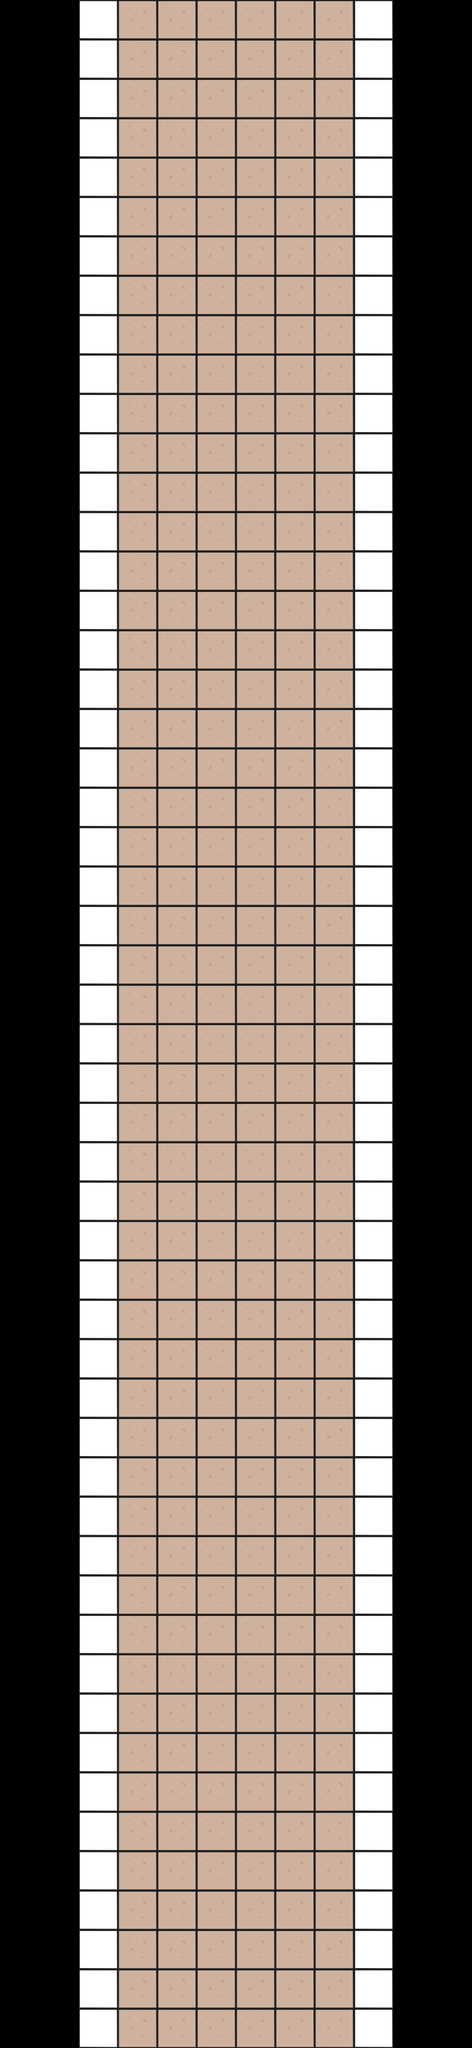

Below is a game level as drawn by its tile map, then a one-line description and the .tmx that defines it (tile-layer data replaced by summaries):
An orthogonal 12x52 tile map with 64x64 px tiles, 2 tile layers (floor, wall) and 87 objects (80x enemy, 4x trigger_cloner, point_start, ball, counter).

<map version="1.10" tiledversion="1.11.2" orientation="orthogonal" renderorder="right-down" width="12" height="52" tilewidth="64" tileheight="64" infinite="0" nextlayerid="10" nextobjectid="88">
 <editorsettings>
  <export target="../../../maps/ag.lua" format="lua" />
 </editorsettings>
 <tileset firstgid="1" source="saa_tt_sheet.tsx" />
 <group id="2" name="Group Layer 1" locked="1">
  <layer id="1" name="floor" width="12" height="52" locked="1">
   <data>[624 cells, 312 non-empty, 1 distinct tile ids]</data>
  </layer>
  <layer id="3" name="wall" width="12" height="52" locked="1">
   <data>[624 cells, 104 non-empty, 1 distinct tile ids]</data>
  </layer>
 </group>
 <group id="4" name="Group Layer 2">
  <objectgroup color="#55ff00" id="5" name="Object Layer 1" locked="1">
   <object id="1" name="Start" type="point_start" x="384" y="3008">
    <point />
   </object>
  </objectgroup>
  <objectgroup id="6" name="Object Layer 2" locked="1">
   <object id="2" type="ball" x="529.366" y="2993.25">
    <point />
   </object>
  </objectgroup>
  <objectgroup color="#ffffff" id="7" name="Object Layer 3" locked="1">
   <object id="3" name="x8" type="trigger_cloner" x="276" y="2636" width="140" height="36">
    <properties>
     <property name="multiply" type="int" value="8" />
    </properties>
   </object>
   <object id="4" name="x6" type="trigger_cloner" x="405.333" y="2188" width="140" height="36">
    <properties>
     <property name="multiply" type="int" value="6" />
    </properties>
   </object>
   <object id="6" name="x4" type="trigger_cloner" x="214.667" y="1738.67" width="140" height="36">
    <properties>
     <property name="multiply" type="int" value="4" />
    </properties>
   </object>
   <object id="7" name="x4" type="trigger_cloner" x="406.667" y="1290.67" width="140" height="36">
    <properties>
     <property name="multiply" type="int" value="4" />
    </properties>
   </object>
  </objectgroup>
  <objectgroup color="#ff0000" id="8" name="Object Layer 4" locked="1">
   <object id="8" type="enemy" x="297.333" y="2424">
    <point />
   </object>
   <object id="21" type="enemy" x="365.333" y="1952">
    <point />
   </object>
   <object id="16" type="enemy" x="292" y="2356">
    <point />
   </object>
   <object id="27" type="enemy" x="384" y="1928">
    <point />
   </object>
   <object id="9" type="enemy" x="322.667" y="2413.33">
    <point />
   </object>
   <object id="24" type="enemy" x="345.333" y="1930.67">
    <point />
   </object>
   <object id="18" type="enemy" x="317.333" y="2345.33">
    <point />
   </object>
   <object id="29" type="enemy" x="418.667" y="1986.67">
    <point />
   </object>
   <object id="30" type="enemy" x="373.333" y="1496">
    <point />
   </object>
   <object id="41" type="enemy" x="394.667" y="816">
    <point />
   </object>
   <object id="73" type="enemy" x="382.667" y="932">
    <point />
   </object>
   <object id="57" type="enemy" x="481.333" y="816">
    <point />
   </object>
   <object id="72" type="enemy" x="464" y="908">
    <point />
   </object>
   <object id="52" type="enemy" x="273.333" y="746.667">
    <point />
   </object>
   <object id="63" type="enemy" x="361.333" y="744">
    <point />
   </object>
   <object id="83" type="enemy" x="416" y="861.333">
    <point />
   </object>
   <object id="31" type="enemy" x="409.333" y="1525.33">
    <point />
   </object>
   <object id="39" type="enemy" x="448" y="800">
    <point />
   </object>
   <object id="75" type="enemy" x="533.333" y="922.667">
    <point />
   </object>
   <object id="53" type="enemy" x="330.667" y="712">
    <point />
   </object>
   <object id="65" type="enemy" x="429.333" y="756">
    <point />
   </object>
   <object id="87" type="enemy" x="308" y="844">
    <point />
   </object>
   <object id="32" type="enemy" x="412" y="1473.33">
    <point />
   </object>
   <object id="43" type="enemy" x="366.667" y="674.667">
    <point />
   </object>
   <object id="68" type="enemy" x="462.667" y="700">
    <point />
   </object>
   <object id="50" type="enemy" x="428" y="716">
    <point />
   </object>
   <object id="62" type="enemy" x="473.333" y="757.333">
    <point />
   </object>
   <object id="86" type="enemy" x="526.667" y="853.333">
    <point />
   </object>
   <object id="33" type="enemy" x="341.333" y="1458.67">
    <point />
   </object>
   <object id="44" type="enemy" x="282.667" y="678.667">
    <point />
   </object>
   <object id="67" type="enemy" x="378.667" y="704">
    <point />
   </object>
   <object id="49" type="enemy" x="322.667" y="665.333">
    <point />
   </object>
   <object id="61" type="enemy" x="425.333" y="826.667">
    <point />
   </object>
   <object id="76" type="enemy" x="425.333" y="916">
    <point />
   </object>
   <object id="34" type="enemy" x="338.667" y="1502.67">
    <point />
   </object>
   <object id="40" type="enemy" x="244" y="782.667">
    <point />
   </object>
   <object id="79" type="enemy" x="234.667" y="830.667">
    <point />
   </object>
   <object id="58" type="enemy" x="340" y="808">
    <point />
   </object>
   <object id="74" type="enemy" x="352" y="841.333">
    <point />
   </object>
   <object id="46" type="enemy" x="370.667" y="865.333">
    <point />
   </object>
   <object id="69" type="enemy" x="254.667" y="882.667">
    <point />
   </object>
   <object id="55" type="enemy" x="461.333" y="841.333">
    <point />
   </object>
   <object id="70" type="enemy" x="485.333" y="946.667">
    <point />
   </object>
   <object id="51" type="enemy" x="236" y="736">
    <point />
   </object>
   <object id="64" type="enemy" x="332" y="761.333">
    <point />
   </object>
   <object id="84" type="enemy" x="320" y="889.333">
    <point />
   </object>
   <object id="35" type="enemy" x="369.333" y="1537.33">
    <point />
   </object>
   <object id="38" type="enemy" x="274.667" y="817.333">
    <point />
   </object>
   <object id="71" type="enemy" x="226.667" y="889.333">
    <point />
   </object>
   <object id="56" type="enemy" x="309.333" y="797.333">
    <point />
   </object>
   <object id="77" type="enemy" x="276" y="918.667">
    <point />
   </object>
   <object id="36" type="enemy" x="376" y="1445.33">
    <point />
   </object>
   <object id="45" type="enemy" x="300" y="758.667">
    <point />
   </object>
   <object id="81" type="enemy" x="286.667" y="882.667">
    <point />
   </object>
   <object id="60" type="enemy" x="396" y="784">
    <point />
   </object>
   <object id="78" type="enemy" x="369.333" y="790.667">
    <point />
   </object>
   <object id="47" type="enemy" x="408" y="748">
    <point />
   </object>
   <object id="82" type="enemy" x="404" y="904">
    <point />
   </object>
   <object id="59" type="enemy" x="489.333" y="780">
    <point />
   </object>
   <object id="80" type="enemy" x="505.333" y="900">
    <point />
   </object>
   <object id="54" type="enemy" x="257.333" y="681.333">
    <point />
   </object>
   <object id="66" type="enemy" x="353.333" y="706.667">
    <point />
   </object>
   <object id="37" type="enemy" x="430.667" y="1492">
    <point />
   </object>
   <object id="42" type="enemy" x="497.333" y="678.667">
    <point />
   </object>
   <object id="48" type="enemy" x="504" y="729.333">
    <point />
   </object>
   <object id="85" type="enemy" x="473.333" y="876">
    <point />
   </object>
   <object id="10" type="enemy" x="342.667" y="2434.67">
    <point />
   </object>
   <object id="20" type="enemy" x="348" y="1965.33">
    <point />
   </object>
   <object id="15" type="enemy" x="337.333" y="2366.67">
    <point />
   </object>
   <object id="26" type="enemy" x="412" y="1942.67">
    <point />
   </object>
   <object id="11" type="enemy" x="361.333" y="2416">
    <point />
   </object>
   </objectgroup>
  <objectgroup color="#55ffff" id="9" name="Object Layer 5">
   <!-- 1 objects omitted --></objectgroup>
 </group>
</map>
<!-- 10 of 87 objects omitted -->
